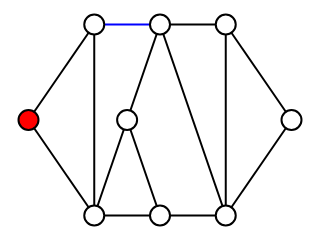

Source (notebook cell):
### Markdown cell above
Os atributos `color` são exibidos na visualização.

### Code cell
sn.show_graph(ug)

### Figure 1 — Plotly figure (JSON) as saved in the notebook; plotly's stock layout.template omitted (floating-point values rounded to 4 significant figures)
{"data": [{"hoverinfo": "none", "line": {"color": "rgb(0, 0, 0)", "width": 2}, "mode": "lines", "type": "scatter", "uid": "28d482a8-a243-11e8-8c10-24f5aaf6d19e", "x": [0, 0.25, null, 0, 0.25, null, 0.25, 0.25, null, 0.5, 0.75, null, 0.5, 0.75, null, 0.5, 0.375, null, 0.75, 1, null, 0.75, 0.75, null, 1, 0.75, null, 0.75, 0.5, null, 0.5, 0.25, null, 0.5, 0.375, null, 0.25, 0.375, null], "y": [0.5, 1, null, 0.5, 0, null, 1, 0, null, 1, 1, null, 1, 0, null, 1, 0.5, null, 1, 0.5, null, 1, 0, null, 0.5, 0, null, 0, 0, null, 0, 0, null, 0, 0.5, null, 0, 0.5, null]}, {"hoverinfo": "none", "line": {"color": "rgb(0, 0, 255)", "width": 2}, "mode": "lines", "type": "scatter", "uid": "28d482a9-a243-11e8-8d49-24f5aaf6d19e", "x": [0.25, 0.5, null], "y": [1, 1, null]}, {"hoverinfo": "none", "marker": {"color": "rgb(255, 0, 0)", "line": {"color": "rgb(0, 0, 0)", "width": 2}, "size": 20}, "mode": "markers+text", "text": [], "textfont": {"color": "rgb(255, 255, 255)"}, "textposition": "middle center", "type": "scatter", "uid": "28d482aa-a243-11e8-939b-24f5aaf6d19e", "x": [0], "y": [0.5]}, {"hoverinfo": "none", "marker": {"color": "rgb(255, 255, 255)", "line": {"color": "rgb(0, 0, 0)", "width": 2}, "size": 20}, "mode": "markers+text", "text": [], "textfont": {"color": "rgb(0, 0, 0)"}, "textposition": "middle center", "type": "scatter", "uid": "28d482ab-a243-11e8-8fef-24f5aaf6d19e", "x": [0.25, 0.5, 0.75, 1, 0.75, 0.5, 0.25, 0.375], "y": [1, 1, 1, 0.5, 0, 0, 0, 0.5]}], "layout": {"height": 180, "margin": {"b": 0, "l": 0, "r": 0, "t": 0}, "showlegend": false, "width": 320, "xaxis": {"showgrid": false, "showticklabels": false, "zeroline": false}, "yaxis": {"showgrid": false, "showticklabels": false, "zeroline": false}}}
